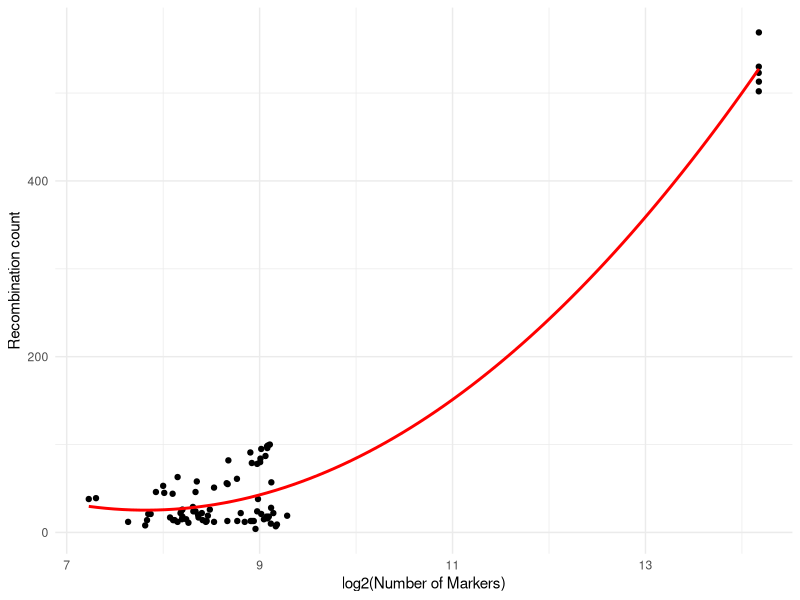
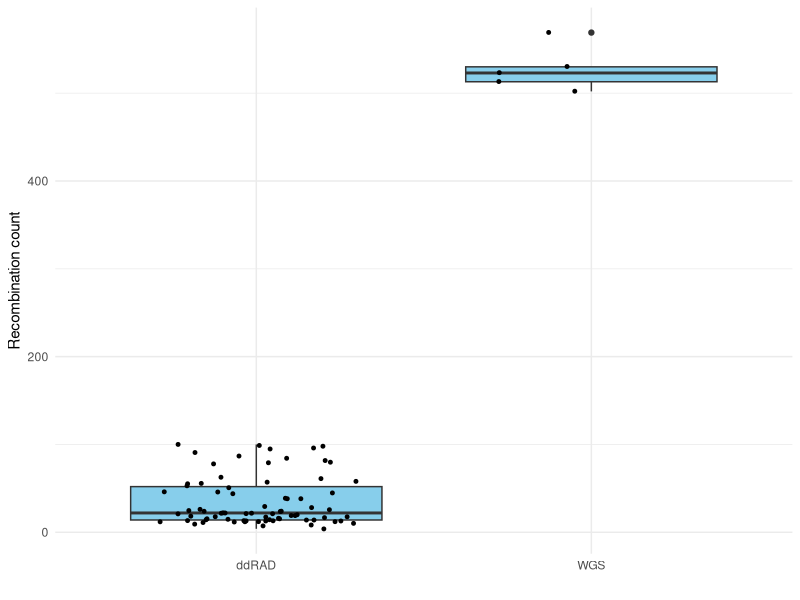

The R source for these figures, in order:
library("ggplot2")
library("ggpubr")

dat = read.csv("ddr_wgs_recom_vs_mkr_count.csv")

dat = dat[dat$allele == "n",]

p = ggplot( data = dat, aes( x = log(`mkr_count`,2), y = `Recombination.count`  )) +
	geom_point() + 
	labs(y = "Recombination count", x = "log2(Number of Markers)") + 
	theme_minimal() + 
	stat_smooth( method = "lm", formula = y ~ poly(x,2), size = 1, se = FALSE, color = "red" )

ggsave("schtufyschtuf.png", width = 7, height = 7 )


w = ggplot( data = dat, aes( x = `data.source`, y = `Recombination.count`, group = `data.source`)) + 
	geom_boxplot( fill = "skyblue", notch = FALSE ) + 
	geom_jitter( size = 1, color = "black", width = 0.3 ) + 
	theme_minimal() + 
	labs( y = "Recombination count", x = "")

ggsave("boxxy_schtufyschtuf.png", width = 7, height = 7 )

